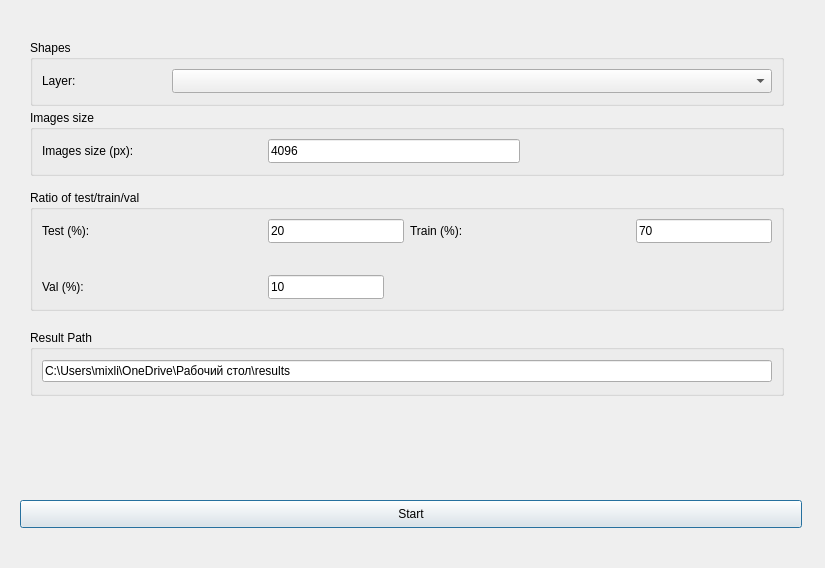
<?xml version="1.0" encoding="UTF-8"?>
<ui version="4.0">
 <class>Dialog</class>
 <widget class="QDialog" name="Dialog">
  <property name="geometry">
   <rect>
    <x>0</x>
    <y>0</y>
    <width>825</width>
    <height>568</height>
   </rect>
  </property>
  <property name="windowTitle">
   <string>Dialog</string>
  </property>
  <widget class="QGroupBox" name="groupbox_images_size">
   <property name="enabled">
    <bool>true</bool>
   </property>
   <property name="geometry">
    <rect>
     <x>30</x>
     <y>110</y>
     <width>754</width>
     <height>66</height>
    </rect>
   </property>
   <property name="minimumSize">
    <size>
     <width>0</width>
     <height>50</height>
    </size>
   </property>
   <property name="title">
    <string>Images size</string>
   </property>
   <layout class="QVBoxLayout" name="verticalLayout_7">
    <item>
     <layout class="QHBoxLayout" name="horizontal_layout_14">
      <item>
       <widget class="QLabel" name="image_size">
        <property name="minimumSize">
         <size>
          <width>220</width>
          <height>24</height>
         </size>
        </property>
        <property name="maximumSize">
         <size>
          <width>180</width>
          <height>24</height>
         </size>
        </property>
        <property name="text">
         <string>Images size (px):</string>
        </property>
       </widget>
      </item>
      <item>
       <widget class="QLineEdit" name="line_edit_image_size">
        <property name="minimumSize">
         <size>
          <width>100</width>
          <height>24</height>
         </size>
        </property>
        <property name="maximumSize">
         <size>
          <width>16777215</width>
          <height>24</height>
         </size>
        </property>
        <property name="text">
         <string>4096</string>
        </property>
       </widget>
      </item>
      <item>
       <spacer name="horizontal_spacer_6">
        <property name="orientation">
         <enum>Qt::Horizontal</enum>
        </property>
        <property name="sizeHint" stdset="0">
         <size>
          <width>40</width>
          <height>20</height>
         </size>
        </property>
       </spacer>
      </item>
     </layout>
    </item>
   </layout>
  </widget>
  <widget class="QPushButton" name="Start_button">
   <property name="geometry">
    <rect>
     <x>20</x>
     <y>500</y>
     <width>782</width>
     <height>28</height>
    </rect>
   </property>
   <property name="text">
    <string>Start</string>
   </property>
  </widget>
  <widget class="QGroupBox" name="ratio_groupBox">
   <property name="geometry">
    <rect>
     <x>30</x>
     <y>190</y>
     <width>754</width>
     <height>121</height>
    </rect>
   </property>
   <property name="title">
    <string>Ratio of test/train/val</string>
   </property>
   <layout class="QVBoxLayout" name="verticalLayout_2">
    <item>
     <layout class="QHBoxLayout" name="horizontal_layout_16">
      <item>
       <widget class="QLabel" name="Test_label">
        <property name="minimumSize">
         <size>
          <width>220</width>
          <height>24</height>
         </size>
        </property>
        <property name="maximumSize">
         <size>
          <width>180</width>
          <height>24</height>
         </size>
        </property>
        <property name="text">
         <string>Test (%):</string>
        </property>
       </widget>
      </item>
      <item>
       <widget class="QLineEdit" name="Test_percentages">
        <property name="minimumSize">
         <size>
          <width>100</width>
          <height>24</height>
         </size>
        </property>
        <property name="maximumSize">
         <size>
          <width>16777215</width>
          <height>24</height>
         </size>
        </property>
        <property name="inputMask">
         <string/>
        </property>
        <property name="text">
         <string>20</string>
        </property>
       </widget>
      </item>
      <item>
       <widget class="QLabel" name="Train_label">
        <property name="minimumSize">
         <size>
          <width>220</width>
          <height>24</height>
         </size>
        </property>
        <property name="maximumSize">
         <size>
          <width>180</width>
          <height>24</height>
         </size>
        </property>
        <property name="text">
         <string>Train (%):</string>
        </property>
       </widget>
      </item>
      <item>
       <widget class="QLineEdit" name="Train_percentages">
        <property name="minimumSize">
         <size>
          <width>100</width>
          <height>24</height>
         </size>
        </property>
        <property name="maximumSize">
         <size>
          <width>16777215</width>
          <height>24</height>
         </size>
        </property>
        <property name="inputMask">
         <string/>
        </property>
        <property name="text">
         <string>70</string>
        </property>
       </widget>
      </item>
     </layout>
    </item>
    <item>
     <spacer name="vertical_spacer_3">
      <property name="orientation">
       <enum>Qt::Vertical</enum>
      </property>
      <property name="sizeHint" stdset="0">
       <size>
        <width>20</width>
        <height>5</height>
       </size>
      </property>
     </spacer>
    </item>
    <item>
     <layout class="QHBoxLayout" name="horizontal_layout_17">
      <item>
       <widget class="QLabel" name="Val_label">
        <property name="minimumSize">
         <size>
          <width>220</width>
          <height>24</height>
         </size>
        </property>
        <property name="maximumSize">
         <size>
          <width>180</width>
          <height>24</height>
         </size>
        </property>
        <property name="text">
         <string>&lt;html&gt;&lt;head/&gt;&lt;body&gt;&lt;p&gt;Val (%):&lt;/p&gt;&lt;/body&gt;&lt;/html&gt;</string>
        </property>
       </widget>
      </item>
      <item>
       <widget class="QLineEdit" name="Val_percentages">
        <property name="minimumSize">
         <size>
          <width>100</width>
          <height>24</height>
         </size>
        </property>
        <property name="maximumSize">
         <size>
          <width>247</width>
          <height>24</height>
         </size>
        </property>
        <property name="text">
         <string>10</string>
        </property>
       </widget>
      </item>
      <item>
       <spacer name="horizontal_spacer_8">
        <property name="orientation">
         <enum>Qt::Horizontal</enum>
        </property>
        <property name="sizeHint" stdset="0">
         <size>
          <width>388</width>
          <height>21</height>
         </size>
        </property>
       </spacer>
      </item>
     </layout>
    </item>
   </layout>
  </widget>
  <widget class="QGroupBox" name="groupbox_result_path">
   <property name="enabled">
    <bool>true</bool>
   </property>
   <property name="geometry">
    <rect>
     <x>30</x>
     <y>330</y>
     <width>754</width>
     <height>66</height>
    </rect>
   </property>
   <property name="minimumSize">
    <size>
     <width>0</width>
     <height>50</height>
    </size>
   </property>
   <property name="title">
    <string>Result Path</string>
   </property>
   <layout class="QVBoxLayout" name="verticalLayout_8">
    <item>
     <layout class="QHBoxLayout" name="horizontal_layout_15">
      <item>
       <widget class="QLineEdit" name="Path">
        <property name="text">
         <string>C:\Users\mixli\OneDrive\Рабочий стол\results</string>
        </property>
       </widget>
      </item>
     </layout>
    </item>
   </layout>
  </widget>
  <widget class="QGroupBox" name="groupbox_shapes">
   <property name="geometry">
    <rect>
     <x>30</x>
     <y>40</y>
     <width>754</width>
     <height>66</height>
    </rect>
   </property>
   <property name="title">
    <string>Shapes</string>
   </property>
   <layout class="QVBoxLayout" name="verticalLayout_4">
    <item>
     <layout class="QHBoxLayout" name="horizontal_layout">
      <item>
       <widget class="QLabel" name="label">
        <property name="minimumSize">
         <size>
          <width>124</width>
          <height>24</height>
         </size>
        </property>
        <property name="maximumSize">
         <size>
          <width>124</width>
          <height>16777215</height>
         </size>
        </property>
        <property name="text">
         <string>Layer:</string>
        </property>
       </widget>
      </item>
      <item>
       <widget class="QComboBox" name="combobox_group">
        <property name="minimumSize">
         <size>
          <width>0</width>
          <height>24</height>
         </size>
        </property>
        <property name="maximumSize">
         <size>
          <width>16777215</width>
          <height>24</height>
         </size>
        </property>
       </widget>
      </item>
     </layout>
    </item>
   </layout>
  </widget>
 </widget>
 <resources/>
 <connections/>
</ui>
